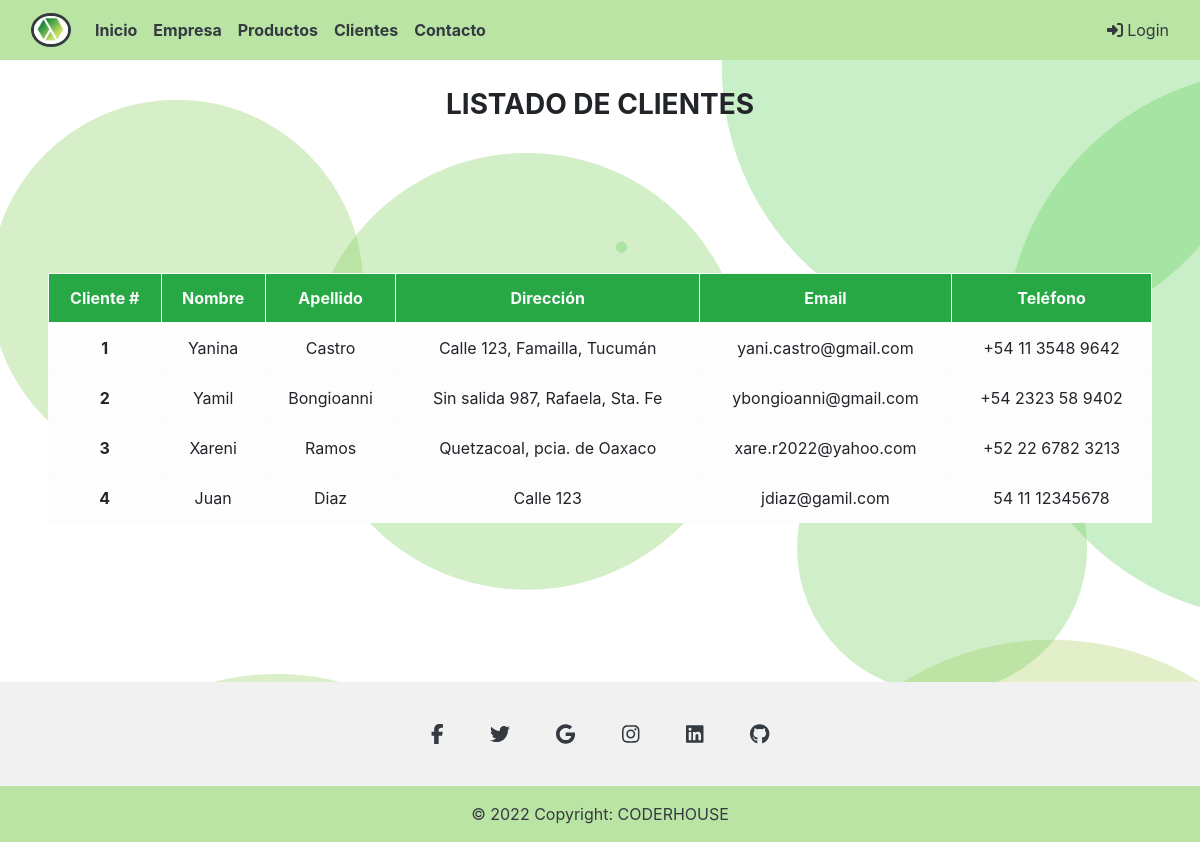
The app's page /app/clientes/ with its own data.
### app/models.py (models this page shows, shortened)
class Cliente(models.Model):
    nombre = models.CharField(max_length=50)
    apellido = models.CharField(max_length=50)
    direccion = models.CharField(max_length=100)
    email = models.EmailField()
    telefono = models.CharField(max_length=30)

### app/views.py (the view)
# urls.py: path('clientes/',ClientListView.as_view(),name="clientes"),
class ClientListView(ListView):
    def get(self,request):
        clientes = Cliente.objects.all()
        context = {
            'clientes':clientes
        }
        return render(request,'clientes_list.html',context)

### templates/clientes_list.html (shortened to what this page needs)
{% extends "padre.html" %}
{% block loquecambia %}
<h3 class="title-clientList" style="text-align: center; margin-top: 1em"><strong>LISTADO DE CLIENTES</strong></h3>
<div class="clientes_list" style="height: 69vh; display: flex; justify-content: center; align-items: center; flex-wrap: wrap;">
        <div class="table-responsive m-5 text-center">
                <table class="table table-bordered  table-light">
                        <thead class="text-light bg-success">
                                <tr class="font-weight-bold">
                                <th scope="col">Cliente #</th>
                                <th scope="col">Nombre</th>
                                <th scope="col">Apellido</th>
                                <th scope="col">Dirección</th>
                                <th scope="col">Email</th>
                                <th scope="col">Teléfono</th>
                                </tr>
                        </thead>
                        {% for c in clientes %}
                        <tbody>
                                <tr>
                                <th scope="row">{{c.pk}}</th>
                                <td>{{c.nombre}}</td>
                                <td>{{c.apellido}}</td>
                                <td>{{c.direccion}}</td>
                                <td>{{c.email}}</td>
                                <td>{{c.telefono}}</td>
                                </tr>
                        </tbody>
                        {% endfor %}
                </table>
        </div>
</div>
{% endblock %}

### static/css/style.css (style rules this page uses)
* { margin: 0; padding: 0; box-sizing: border-box; background-attachment: fixed; }
body { background-image: url(../images/bg2.png); }

### records on screen
Cliente: pk "1", nombre "Yanina", apellido "Castro", direccion "Calle 123, Famailla, Tucumán", email "yani.castro@gmail.com", telefono "+54 11 3548 9642"
Cliente: pk "2", nombre "Yamil", apellido "Bongioanni", direccion "Sin salida 987, Rafaela, Sta. Fe", email "ybongioanni@gmail.com", telefono "+54 2323 58 9402"
Cliente: pk "3", nombre "Xareni", apellido "Ramos", direccion "Quetzacoal, pcia. de Oaxaco", email "xare.r2022@yahoo.com", telefono "+52 22 6782 3213"
Cliente: pk "4", nombre "Juan", apellido "Diaz", direccion "Calle 123", email "jdiaz@gamil.com", telefono "54 11 12345678"
